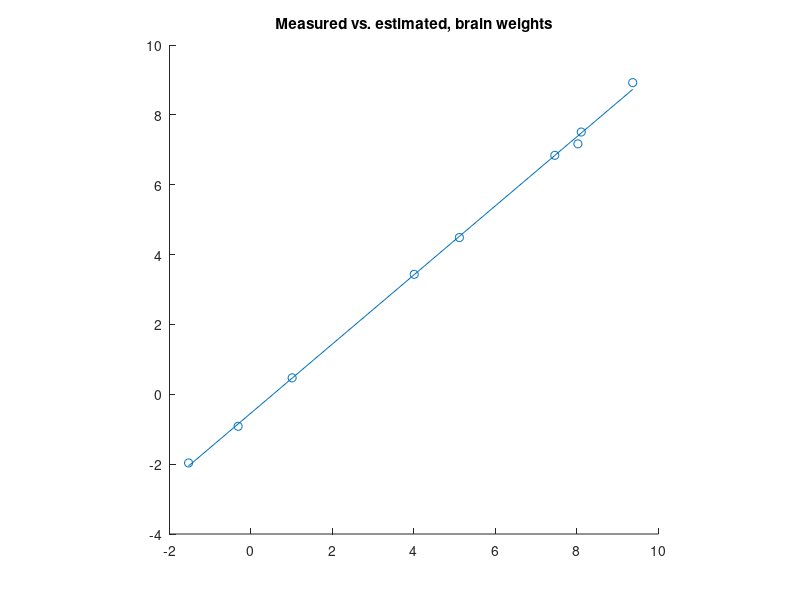

Recreate this plot in MATLAB. (Note: this script raises an error after producing the figure.)
addpath(genpath('../_lib'));
w_dir = fileparts(which(mfilename));
w_datafile = fullfile(w_dir, 'w_data.mat');

human_brain_weight = 1300;

if exist(w_datafile,'file')
    load(w_datafile);
else
    %% Get species and brain weights, from supp materials
    w_species = {'least shrew' 'mouse' 'rat' 'marmoset' 'cat' 'macaque' 'orangutan' 'chimpanzee' 'harbor porpoise' 'gorilla' 'striped dolphin' 'human' 'bottlenose dolphin' 'humpback whale'};
    w_brain_weights = [0.14 0.4 1.6 nan 31 89 nan nan nan nan 936 1300 1824 7500]; %g
    w_brain_diameters = [0.6 0.9 1.4 2.4 3.8 5.5 8.6 8.9 9.7 9.7 12.0 14.5 14.9 22.7]; %cm


    % retrofit the weights
    plog = polyfit(log10(w_brain_diameters(~isnan(w_brain_weights)).^3), log10(w_brain_weights(~isnan(w_brain_weights))), 1);
%    plin = polyfit(w_brain_diameters(~isnan(w_brain_weights)).^3, w_brain_weights(~isnan(w_brain_weights)), 1); 
    est_brain_weights = 10.^(plog(1)*log10(w_brain_diameters.^3) + plog(2));
%    est_brain_weights = plin(1)*w_brain_diameters.^3 + plin(2);

    figure; 
    scatter(log(w_brain_diameters.^3), log(w_brain_weights)); 
    hold on; 
    plot(log(w_brain_diameters.^3), log(est_brain_weights)); 
    title('Measured vs. estimated, brain weights');
    axis square;
    
    %w_brain_weights, est_brain_weights
    w_brain_weights(isnan(w_brain_weights)) = est_brain_weights(isnan(w_brain_weights));

    
    
    %% Fig 1c: Get the progression of pct myelinated fibers!
    img_file = fullfile(w_dir,'img','Fig1c_marked.png');
    [mpixy,mpixx] = get_pixels_by_color(img_file, 'r');  % % myelinated
    [yticks] = get_pixels_by_color(img_file, 'y');   % 2 cols of them

    w_fig1c_species = {'least shrew' 'mouse' 'rat' 'marmoset' 'cat' 'macaque'};
    [~,species_idx] = ismember(w_fig1c_species, w_species);
    w_fig1c_weights = w_brain_weights(species_idx([1 1 2 2 2 3 4 4 5 6]));

    % Now convert into actual values
    w_fig1c_pctmye = 0 + 20*(yticks(end)-mpixy)/mean(diff(yticks)); %tot fibers & cca correspondences
    
    
    
    %% Fig. 4: Get the unmyelinated and myelinated axon distribution histograms!
    w_fig4_species = {'least shrew', 'mouse', 'rat', 'marmoset', 'cat', 'macaque'};
    for si=1:length(w_fig4_species)
        [um,m,xvals] = w_process_histogram(fullfile(fileparts(which(mfilename)), 'img', ['Fig4_' w_fig4_species{si} '.png']));
        w_fig4_unmyelinated(si,1:length(xvals)) = um;
        w_fig4_myelinated(si,1:length(xvals))   = m;
        w_fig4_xvals(1:length(xvals)) = xvals;
    end;
    w_fig4_myelinated_orig = w_fig4_myelinated;
    w_fig4_unmyelinated_orig = w_fig4_unmyelinated;
    w_fig4_brain_weights = w_brain_weights(ismember(w_species, w_fig4_species));
    
    
    %% Create diameter => weight mapping function (v1 now obsolete)
    %img = scrub_image(fullfile(fileparts(which(mfilename)), 'img', 'Fig1c_neutered.png'));
    % 
    %% Find x axes
    %[gx,gxs] = get_groups(sum(img,2) > size(img,2)*0.5, 'right');
    %[gy,gys] = get_groups(sum(img,1) > size(img,1)*0.5, 'left');
    %
    % Get x ticks after that
    %xticks_diam = get_groups(img(gx(1)+1,:));
    %xticks_wt   = get_groups(img(gx(2)+1,:));
    %data_pix = img(1:floor(gx(1)-gxs(1)/2)-2, ceil(gy+gys/2)+1:end);
    
    
    %% Fig 1c: Create diameter => weight mapping function (v2 now obsolete)
    img = scrub_image(fullfile(fileparts(which(mfilename)), 'img', 'Fig1c_xaxis.png'));
    
    % Find x axes
    g = get_groups(sum(img,2) > size(img,2)*0.75);
    
    % Get x ticks after that
    xticks_diam = get_groups(img(round(g(1)+2),:));
    xticks_wt   = get_groups(img(round(g(2)+2),:));
    
    % Compute the diameter from the pix
    diam_cm = @(px) (2*(px-xticks_diam(1))/mean(diff(xticks_diam)));
    diam2wt_pts = diam_cm(xticks_wt); %these correspond to 1,10,100gm

    pw = polyfit(diam_cm(xticks_wt),log10([1 10 100]),1);
    gw = @(cm) (10.^(pw(2)+pw(1)*cm));

    wts = [1 10 100]; wts2 = min(wts):max(wts);
    p = polyfit(log10(wts), diam2wt_pts, 2);
    diam2wt = @(wt) (p(1)*log10(wt).^2 + p(2).*log10(wt) + p(3));
%     
%     % Plot to show fitting function
%     figure;    hold on;
%     plot(log10(wts), diam2wt_pts, 'o');
%     plot(log10(wts2), diam2wt(wts2));    
%     
%     
%     
    %% Grab points from Fig 1e
    img = scrub_image(fullfile(fileparts(which(mfilename)), 'img', 'Fig1e.png'));
    
    % find x and y axes
    xaxis_first = find(sum(img,2)>0.5*size(img,2),1,'first');
    xaxis_last = find(sum(img,2)>0.5*size(img,2),1,'last');
    yaxis_first = find(sum(img,1)>0.5*size(img,1),1,'first');
    yaxis_last = find(sum(img,1)>0.5*size(img,1),1,'last');
    
    % find x and y ticks
    yticks = get_groups(img(1:xaxis_last,yaxis_first-2));
    xticks = get_groups(img(xaxis_last+2, yaxis_first:end));
    
    % Grab data pixels, and find boxes
    data_pix = img(1:xaxis_first-1, yaxis_last+1:end);
    figure; imshow(data_pix)

    [gx,gs] = get_groups(sum(data_pix,1)); % get groups of pix
    double_idx = find(round(gs/min(gs)) > 1); % split any overlapping (works for 2 only)
    for ii = double_idx
      gxn = zeros(1,length(gx)+1); gsn = zeros(size(gxn));
      gxn(1:ii-1) = gx(1:ii-1); gxn(ii+2:end) = gx(ii+1:end);
      gsn(1:ii-1) = gs(1:ii-1); gsn(ii+2:end) = gs(ii+1:end);
      
      gxn(ii) = gx(ii)-gs(ii)/4; gxn(ii+1) = gx(ii)+gs(ii)/4;
      gsn(ii) = gs(ii)/2; gsn(ii+1) = gs(ii)/2;
    end;
    gx = gxn; gs=gsn;
    
    gy = zeros(size(gx));
    for gi=1:length(gx)
        %[gx2,gs2]    = get_groups(sum(data_pix(:,round(gx(gi)+[-gs(gi):gs(gi)]/2)),2));
        %[~,gy(gi)] = max(sum(data_pix(:,round(gx(gi)+[-gs(gi)/2:gs(gi)/2])),2));
        gy2 = get_groups(sum(data_pix(:,round(gx(gi)+[-gs(gi)/2:gs(gi)/2])),2)>0.95*gs(gi));
        if length(gy2)~=3, error('?'); end;
        
        gy(gi) = gy2(2);
    end;

    hold on;
    plot(gx,gy,'g*');    
    
    % Convert from pixels to data
    diam_cm_ticks = (xticks -xticks(1)) / mean(diff(xticks)); %0 :6 on linear scale    
    diam_cm_fn = @(xp) ((xp-xticks(1))/mean(diff(xticks)));
    diam_cm_data = diam_cm_fn(gx);
    wt_g_data = diam2wt(diam_cm_data);
    
    % assume a log scale on y-axis, and find the pix=>density scale factor
    pg = polyfit(yticks(end:-1:1),log10([0.3 1 2 3 4 5 6]),1) ;
    gg = @(y) (10.^(pg(2)+pg(1)*y));
    
    
    % hardcoded species names & weights
    w_fig1e_species = {'least shrew' 'mouse' 'rat' 'marmoset' 'cat' 'macaque'};
    [~,species_idx] = ismember(w_fig1e_species, w_species);
    w_fig1e_weights = w_brain_weights(species_idx);

    % Validate the y-value parsing and regression
    figure; hold on;
    plot(yticks(end:-1:1),[0.3 1 2 3 4 5 6],'o');
    plot(yticks(end:-1:1), gg(yticks(end:-1:1)));
    
    % Estimate, then discard
    %w_fig1e_brwt_est = [gw(diam_cm_data)];% 1300];
    w_fig1e_dens_est = [gg(gy)];% log10(3.8)];
    
    
    w_vars = who('w_*');
    save(w_datafile, w_vars{:});
end;
